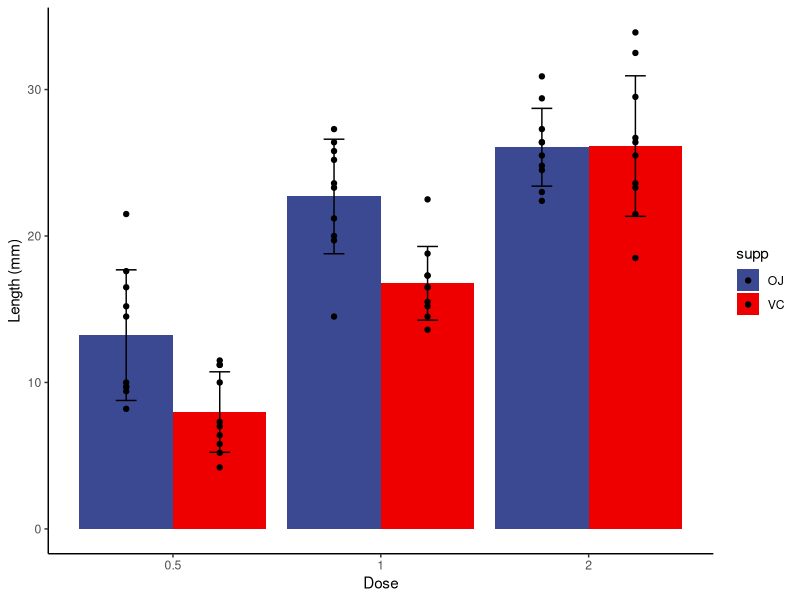
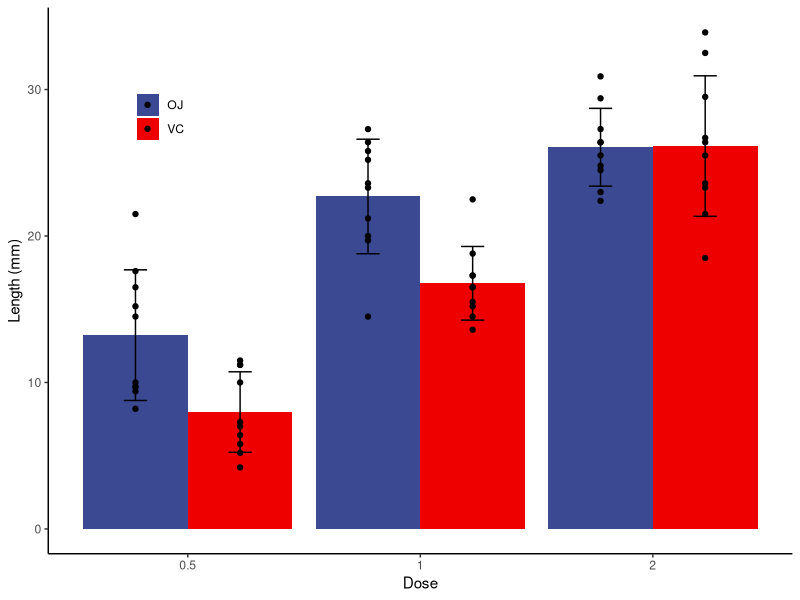
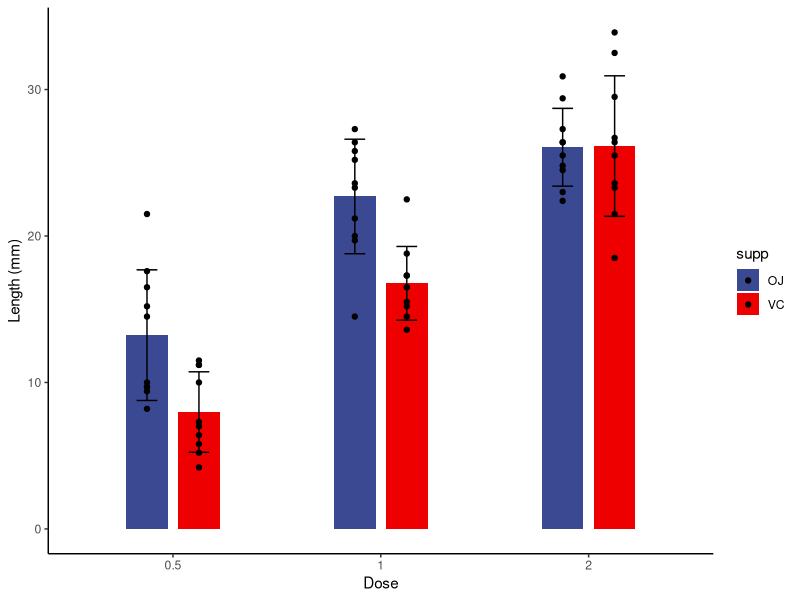
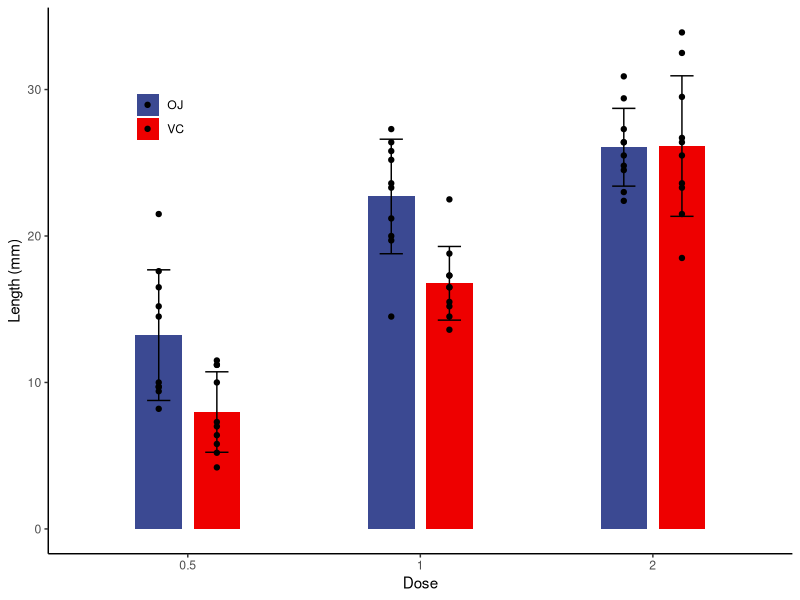
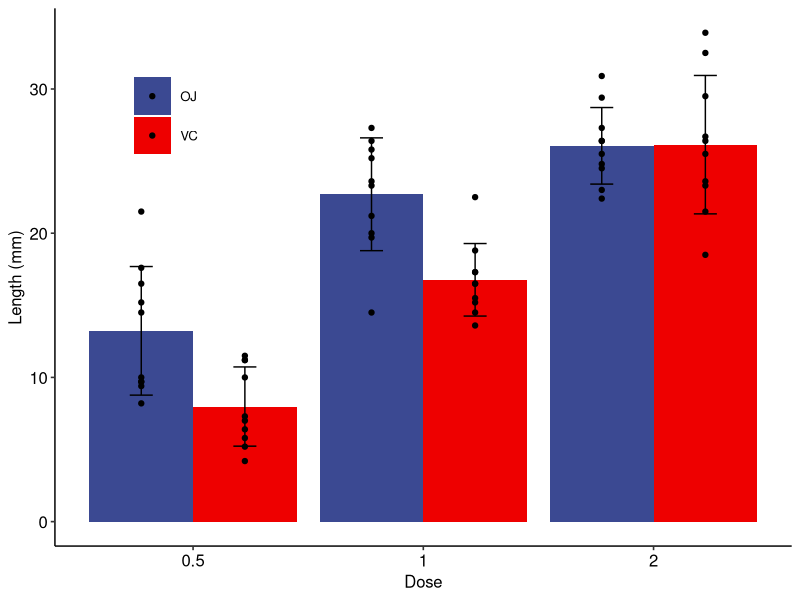
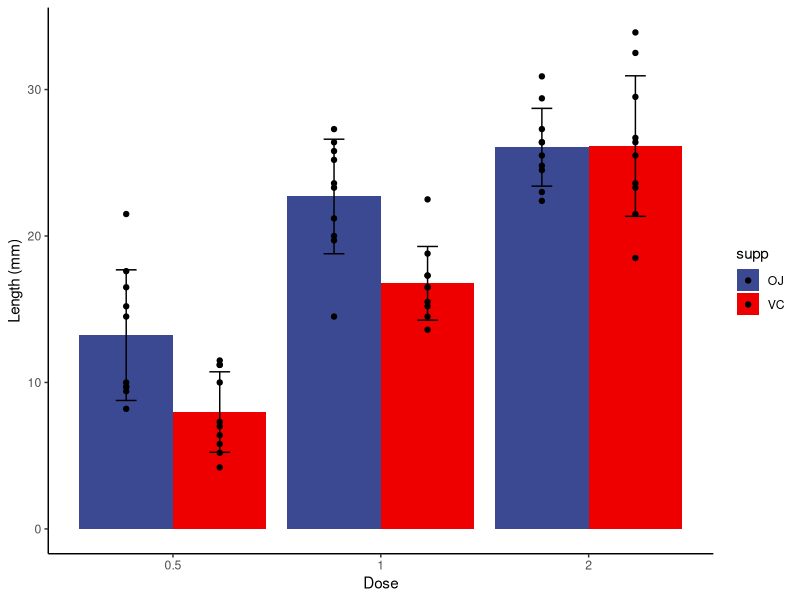
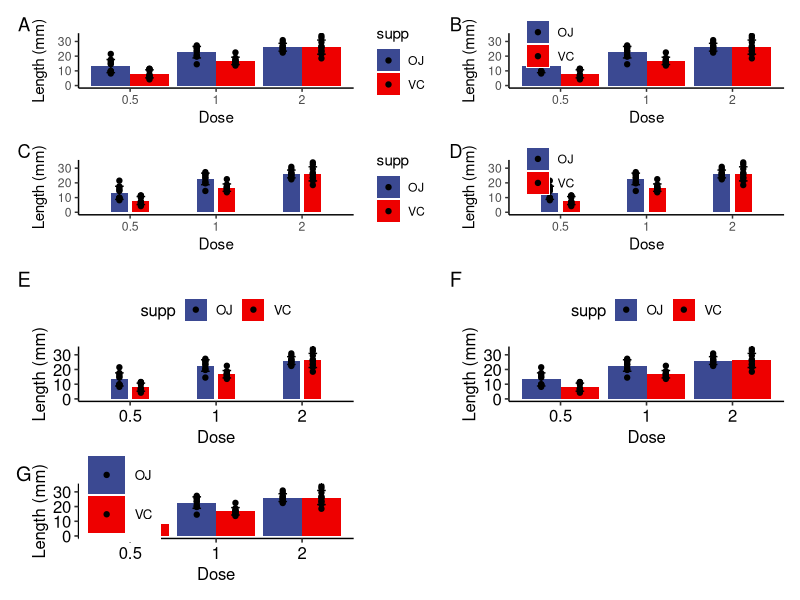

The R script that drew these images, in order:
## ---- chunk 1
knitr::opts_chunk$set(echo = TRUE)
## ---- chunk 2
library(tidyverse)
library(ggpubr)
library(ggsci)
data("ToothGrowth")
tail(ToothGrowth)
## ---- chunk 3
dat1 <- ToothGrowth %>%
  group_by(supp, dose) %>%
  summarise(
    mean_len = mean(len),
    sd_value = sd(len)
  ) %>%
  mutate()
dat1
## ---- chunk 4
p0 <- ggplot(dat1, aes(x = as.factor(dose), y = mean_len, fill = supp)) +
  geom_col(position = position_dodge(.9), width = .9) +
  geom_errorbar(aes(
    ymin = mean_len - sd_value,
    ymax = mean_len + sd_value
  ),
  position = position_dodge(.9),
  width = .2
  ) +
  geom_point(
    data = ToothGrowth,
    aes(
      x = as.factor(dose),
      y = len, group = supp
    ),
    position = position_dodge(.9)
  ) +
  labs(
    x = "Dose",
    y = "Length (mm)"
  ) +
  scale_fill_aaas() +
  theme_classic()
p0
## ---- chunk 5
p00 <- p0+theme(
  legend.position = c(.15, .8),
  legend.background = element_rect(fill = "transparent"),
  legend.title = element_blank()
)
p00
## ---- chunk 6
p1 <- ggplot(dat1, aes(x = as.factor(dose), y = mean_len, fill = supp)) +
  geom_col(position = position_dodge(.5), width = .4) +
  geom_errorbar(aes(
    ymin = mean_len - sd_value,
    ymax = mean_len + sd_value
  ),
  position = position_dodge(.5),
  width = .2
  ) +
  geom_point(
    data = ToothGrowth,
    aes(
      x = as.factor(dose),
      y = len, group = supp
    ),
    position = position_dodge(.5)
  ) +
  labs(
    x = "Dose",
    y = "Length (mm)"
  ) +
  scale_fill_aaas() +
  theme_classic()
p1

p2 <- p1 + theme(
  legend.position = c(.15, .8),
  legend.background = element_rect(fill = "transparent"),
  legend.title = element_blank()
)

p2

p3 <- p2+theme_pubr()
p4 <- p0+theme_pubr()
## ---- chunk 7
p4+theme(legend.key.size = unit(1, 'cm'),
         legend.position = c(.15, .8),
         legend.title = element_blank())
## ---- chunk 8
p0 <- ggplot(dat1, aes(x = as.factor(dose), y = mean_len, fill = supp)) +
  geom_col(position = position_dodge(.9), width = .9) +
  geom_errorbar(aes(
    ymin = mean_len - sd_value,
    ymax = mean_len + sd_value
  ),
  position = position_dodge(.9),
  width = .2
  ) +
  geom_point(
    data = ToothGrowth,
    aes(
      x = as.factor(dose),
      y = len, group = supp
    ),
    position = position_dodge(.9)
  ) +
  labs(
    x = "Dose",
    y = "Length (mm)"
  ) +
  scale_fill_aaas() +
  theme_classic()
p0

plot <- p0+theme_pubr()+
  theme(legend.key.size = unit(1, 'cm'),
         legend.position = c(.15, .8),
         legend.title = element_blank())

## ---- chunk 9
library(patchwork)
p0 + p00+ p1 + p2 + 
p3 + p4 + plot +plot_annotation(tag_levels = 'A')+plot_layout(nrow = 4, byrow = TRUE)
  
